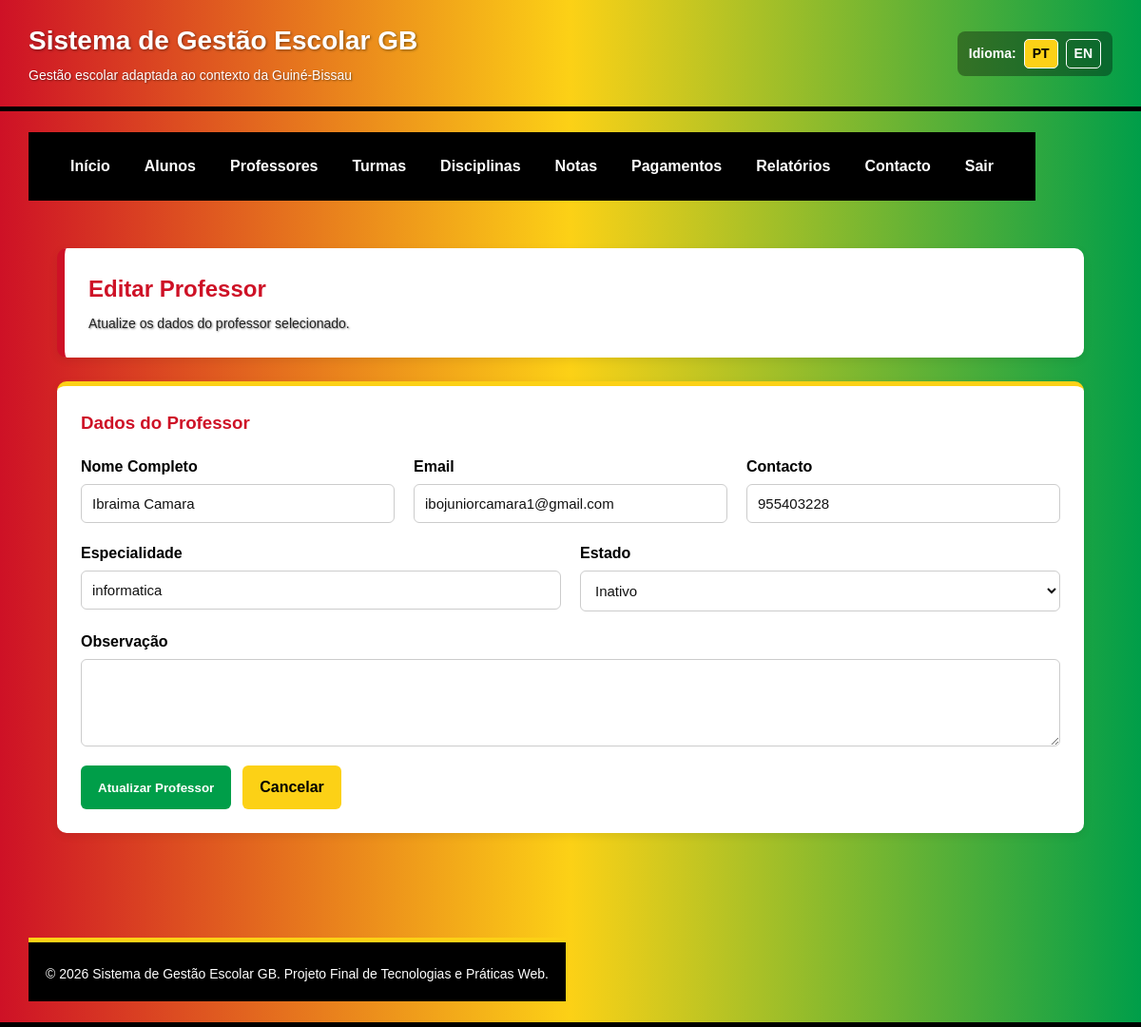
Screenshot of /editar_professor.php?id=3 with the database file from the repository.
### tables this page shows
CREATE TABLE IF NOT EXISTS `professores` (
  `id_professor` int NOT NULL AUTO_INCREMENT,
  `nome` varchar(120) NOT NULL,
  `email` varchar(120) NOT NULL,
  `contacto` varchar(30) DEFAULT NULL,
  `especialidade` varchar(100) NOT NULL,
  `estado` enum('ativo','inativo') DEFAULT 'ativo',
  `observacao` text,
  `criado_em` datetime DEFAULT CURRENT_TIMESTAMP,
  PRIMARY KEY (`id_professor`),
  UNIQUE KEY `email` (`email`)
);

### editar_professor.php (the view, shortened to what this page needs)
<?php
require_once 'config/conexao.php';
$id_professor = intval($_GET["id"]);
$sql = "SELECT * FROM professores WHERE id_professor = ?";
$stmt = mysqli_prepare($conn, $sql);
mysqli_stmt_bind_param($stmt, "i", $id_professor);
mysqli_stmt_execute($stmt);
$resultado = mysqli_stmt_get_result($stmt);
$professor = mysqli_fetch_assoc($resultado);
?>
<?php include 'includes/header.php'; ?>
<?php include 'includes/menu.php'; ?>
<main class="conteudo">
    <section class="cabecalho-pagina">
        <h2>Editar Professor</h2>
        <p>Atualize os dados do professor selecionado.</p>
    </section>
    <section class="formulario-container">
        <h3>Dados do Professor</h3>
        <form class="formulario" method="post" action="editar_professor.php?id=<?php echo $id_professor; ?>">
            <div class="campo">
                <label for="nome_professor">Nome Completo</label>
                <input
                    type="text"
                    id="nome_professor"
                    name="nome_professor"
                    required
                    maxlength="120"
                    value="<?php echo htmlspecialchars($professor['nome']); ?>">
            </div>
            <div class="campo">
                <label for="email_professor">Email</label>
                <input
                    type="email"
                    id="email_professor"
                    name="email_professor"
                    required
                    value="<?php echo htmlspecialchars($professor['email']); ?>">
            </div>
            <div class="campo">
                <label for="contacto_professor">Contacto</label>
                <input
                    type="tel"
                    id="contacto_professor"
                    name="contacto_professor"
                    maxlength="30"
                    value="<?php echo htmlspecialchars($professor['contacto']); ?>">
            </div>
            <div class="campo">
                <label for="especialidade">Especialidade</label>
                <input
                    type="text"
                    id="especialidade"
                    name="especialidade"
                    required
                    maxlength="100"
                    value="<?php echo htmlspecialchars($professor['especialidade']); ?>">
            </div>
            <div class="campo">
                <label for="estado_professor">Estado</label>
                <select id="estado_professor" name="estado_professor" required>
                    <option value="inativo" <?php if ($professor['estado'] === 'inativo') echo 'selected'; ?>>Inativo</option>
                </select>
            </div>
            <div class="campo campo-largo">
                <label for="observacao_professor">Observação</label>
                <textarea
                    id="observacao_professor"
                    name="observacao_professor"
                    rows="4"><?php echo htmlspecialchars($professor['observacao']); ?></textarea>
            </div>
            <div class="botoes-formulario">
                <button type="submit" class="botao">Atualizar Professor</button>
                <a href="professores.php" class="botao-secundario">Cancelar</a>
            </div>
        </form>
    </section>
</main>
<?php include 'includes/footer.php'; ?>

### css/style.css (style rules this page uses)
:root { --gb-vermelho: #CE1126; --gb-amarelo: #FCD116; --gb-verde: #009E49; --gb-preto: #000000; --gb-azul: #003366; --gb-branco: #ffffff; --gb-cinza-fundo: #f4f6f8; --gb-cinza-texto: #222222; --gb-cinza-borda: #dddddd; }
* { margin: 0; padding: 0; box-sizing: border-box; }
html, body { font-family: Arial, Helvetica, sans-serif; background-color: var(--gb-cinza-fundo); color: var(--gb-cinza-texto); line-height: 1.5; }
.topo p { font-size: 14px; margin-top: 5px; color: var(--gb-branco); text-shadow: 1px 1px 2px rgba(0,0,0,0.45); }
.conteudo { padding: 30px; }
.cabecalho-pagina { background-color: var(--gb-branco); padding: 25px; border-radius: 10px; margin-bottom: 25px; box-shadow: 0 3px 10px rgba(0,0,0,0.08); border-left: 8px solid var(--gb-vermelho); }
.cabecalho-pagina h2 { color: var(--gb-vermelho); margin-bottom: 8px; }
.cabecalho-pagina p { color: var(--gb-cinza-texto); }
.formulario-container, .tabela-container, .info-contacto { background-color: var(--gb-branco); padding: 25px; border-radius: 10px; margin-bottom: 30px; box-shadow: 0 3px 10px rgba(0,0,0,0.08); }
.formulario-container { border-top: 5px solid var(--gb-amarelo); }
.formulario-container h3, .tabela-container h3, .info-contacto h3 { color: var(--gb-vermelho); margin-bottom: 20px; }
.formulario { display: flex; flex-wrap: wrap; gap: 20px; }
.campo { flex: 1 1 250px; display: flex; flex-direction: column; }
.campo-largo { flex: 1 1 100%; }
.campo label { font-weight: bold; margin-bottom: 6px; color: var(--gb-preto); }
.campo input, .campo select, .campo textarea { padding: 11px; border: 1px solid #cccccc; border-radius: 6px; font-size: 15px; background-color: var(--gb-branco); color: #111111; }
.botoes-formulario { flex: 1 1 100%; display: flex; gap: 12px; flex-wrap: wrap; }
.botao, .botao-secundario, .acao { display: inline-block; padding: 11px 18px; border-radius: 6px; border: none; cursor: pointer; font-weight: bold; text-decoration: none; transition: 0.3s; }
.botao { background-color: var(--gb-verde); color: var(--gb-branco); }
.botao-secundario { background-color: var(--gb-amarelo); color: var(--gb-preto); }

### rows the page displays
professores: nome_professor "Ibraima Camara", email_professor "ibojuniorcamara1@gmail.com", contacto_professor "955403228", especialidade "informatica", estado_professor "Inativo"

### other values shown
t("nome_sistema") "Sistema de Gestão Escolar GB"
t("subtitulo_sistema") "Gestão escolar adaptada ao contexto da Guiné-Bissau"
t("idioma") "Idioma"
t("menu_inicio") "Início"
t("menu_alunos") "Alunos"
t("menu_professores") "Professores"
t("menu_turmas") "Turmas"
t("menu_disciplinas") "Disciplinas"
t("menu_notas") "Notas"
t("menu_pagamentos") "Pagamentos"
t("menu_relatorios") "Relatórios"
t("menu_contacto") "Contacto"
